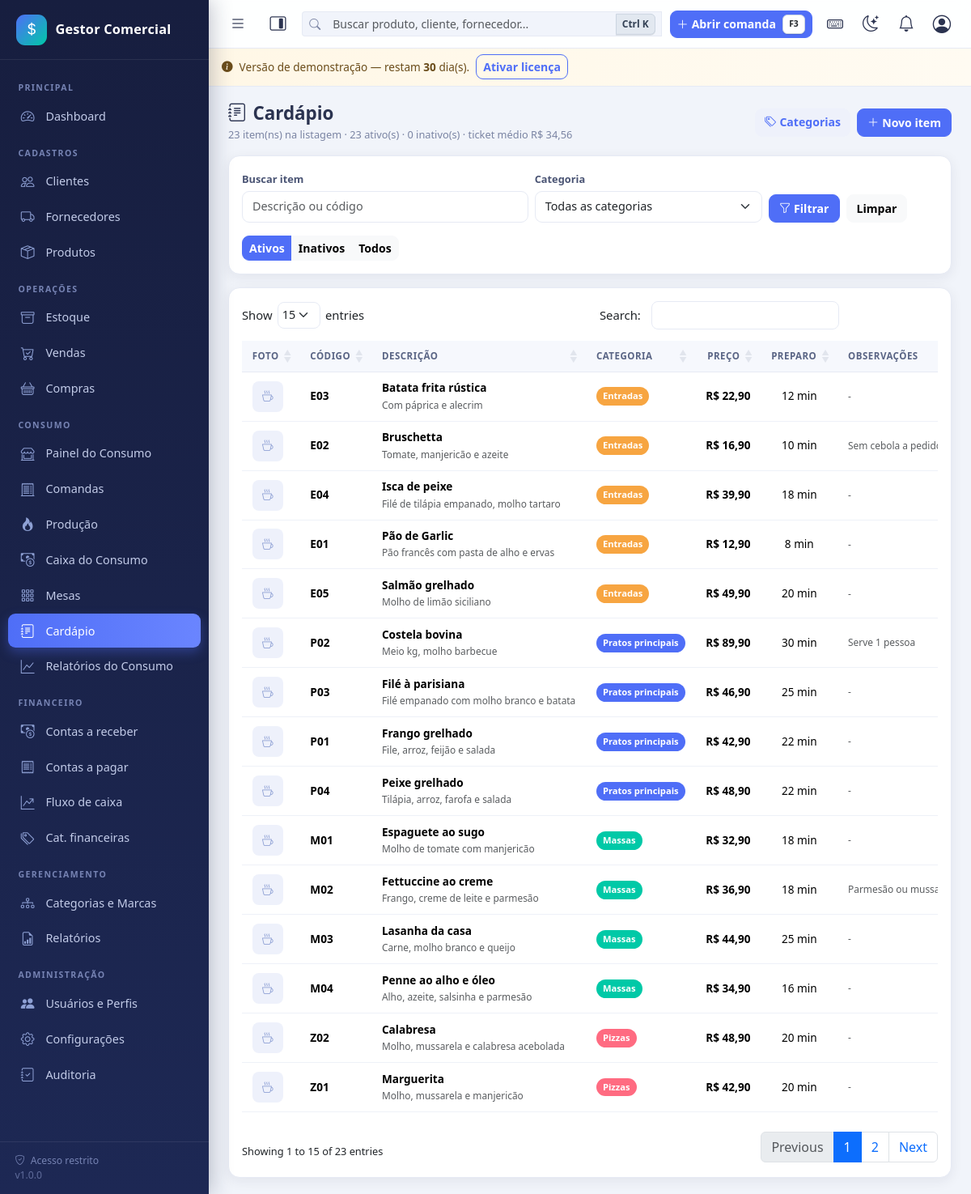
The page /consumo/cardapio/index.php (signed in) on the database its author committed.
### tables this page shows
CREATE TABLE IF NOT EXISTS `cardapio_itens` (
  `id` int(11) NOT NULL AUTO_INCREMENT,
  `categoria_id` int(11) DEFAULT NULL,
  `codigo` varchar(20) DEFAULT NULL,
  `descricao` varchar(150) NOT NULL,
  `descricao_complementar` varchar(255) DEFAULT NULL,
  `preco` decimal(15,2) NOT NULL DEFAULT 0.00,
  `tempo_preparo` smallint(5) unsigned DEFAULT NULL,
  `observacoes` varchar(255) DEFAULT NULL,
  `foto` varchar(255) DEFAULT NULL,
  `ativo` tinyint(1) NOT NULL DEFAULT 1,
  `criado_em` datetime NOT NULL DEFAULT current_timestamp(),
  `atualizado_em` datetime DEFAULT NULL,
  PRIMARY KEY (`id`),
  UNIQUE KEY `uk_ci_codigo` (`codigo`),
  KEY `ix_ci_categoria` (`categoria_id`),
  KEY `ix_ci_descricao` (`descricao`),
  KEY `ix_ci_ativo` (`ativo`),
  CONSTRAINT `fk_ci_cat` FOREIGN KEY (`categoria_id`)
    REFERENCES `cardapio_categorias` (`id`) ON DELETE SET NULL
);

CREATE TABLE IF NOT EXISTS `cardapio_categorias` (
  `id` int(11) NOT NULL AUTO_INCREMENT,
  `nome` varchar(60) NOT NULL,
  `cor` varchar(7) NOT NULL DEFAULT '#4f6ef7',
  `ordem` smallint(5) NOT NULL DEFAULT 0,
  `ativo` tinyint(1) NOT NULL DEFAULT 1,
  `criado_em` datetime NOT NULL DEFAULT current_timestamp(),
  PRIMARY KEY (`id`),
  UNIQUE KEY `uk_cc_nome` (`nome`),
  KEY `ix_cc_ativo` (`ativo`, `ordem`)
);

### includes/functions.php (called while the page is built, shortened)
<?php
function e($valor): string
{
    return htmlspecialchars((string)$valor, ENT_QUOTES, 'UTF-8');
}
function url(string $caminho = ''): string
{
    return BASE_URL . '/' . ltrim($caminho, '/');
}
function formatar_moeda($valor): string
{
    $casas = (int)obter_config('casas_decimais', '2');
    return obter_config('moeda_simbolo', 'R$') . ' ' . number_format((float)$valor, $casas, ',', '.');
}
function _config_cache($resetar = false)
{
    static $configs = null;
    if ($resetar) {
        $configs = null;
        return;
    }
    if ($configs === null) {
        $configs = [];
        try {
            foreach (db()->query('SELECT chave, valor FROM configs') as $linha) {
                $configs[$linha['chave']] = $linha['valor'];
            }
        } catch (Throwable $e) {
            erro_banco($e, 'obter_config');
        }
    }
    return $configs;
}
function obter_config(string $chave, $padrao = null)
{
    $configs = _config_cache();
    return array_key_exists($chave, $configs) && $configs[$chave] !== null && $configs[$chave] !== ''
        ? $configs[$chave]
        : $padrao;
}

### config/database.php (called while the page is built, shortened)
<?php
function db(): PDO
{
    static $pdo = null;
    if ($pdo === null) {
        $dsn = 'mysql:host=' . DB_HOST . ';dbname=' . DB_NAME . ';charset=' . DB_CHARSET;
        try {
            $pdo = new PDO($dsn, DB_USER, DB_PASS, [
                PDO::ATTR_ERRMODE            => PDO::ERRMODE_EXCEPTION,
                PDO::ATTR_DEFAULT_FETCH_MODE => PDO::FETCH_ASSOC,
                PDO::ATTR_EMULATE_PREPARES   => false,
            ]);
        } catch (PDOException $e) {
            error_log('[BANCO] Falha de conexão: ' . $e->getMessage());
            http_response_code(500);
            if (defined('DEV_MODE') && DEV_MODE) {
                exit('Falha na conexão com o banco de dados. Verifique se o MySQL/MariaDB está ativo e se os dados em config/config.php estão corretos.');
            }
            exit('Serviço temporariamente indisponível.');
        }
    }
    return $pdo;
}

### config/licenca.php (called while the page is built, shortened)
<?php
function licenca_bootstrap(): void
{
    $em = (string)obter_config('licenca_instalado_em', '');
}
function licenca_dias_restantes(): int
{
    $em = (string)obter_config('licenca_instalado_em', '');
    if ($em === '') {
        return LICENCA_DIAS_TRIAL;
    }
    $dt = DateTime::createFromFormat('Y-m-d H:i:s', $em);
    $dias = (int)$dt->diff(new DateTime('now'))->format('%r%a');
    return LICENCA_DIAS_TRIAL - $dias;
}
function licenca_status(): string
{
    $chave = (string)obter_config('licenca_chave', '');
    return licenca_dias_restantes() >= 0 ? 'trial' : 'expirada';
}
function licenca_ativa(): bool
{
    return licenca_status() === 'ativa';
}
function licenca_gate(): void
{
    if (licenca_ativa()) {
        return;
    }
}

### config/config.php (called while the page is built, shortened)
<?php
require_once BASE_PATH . '/config/database.php';
require_once BASE_PATH . '/includes/functions.php';
require_once BASE_PATH . '/config/auth.php';
require_once BASE_PATH . '/config/licenca.php';
try {
    licenca_bootstrap();
    licenca_gate();
} catch (Throwable $e) {
    erro_banco($e, 'licenca');
}

### config/auth.php (called while the page is built, shortened)
<?php
function usuario_atual(): ?array
{
    static $usuario = null;
    static $carregado = false;
    if ($carregado) {
        return $usuario;
    }
    $carregado = true;
    try {
        $stmt = db()->prepare('SELECT * FROM usuarios WHERE id = ? LIMIT 1');
        $stmt->execute([(int)$_SESSION['user_id']]);
        $linha = $stmt->fetch();
        $usuario = $linha;
    } catch (Throwable $e) {
        erro_banco($e, 'usuario_atual');
    }
    return $usuario;
}
function exigir_login(): void
{
    if (!usuario_atual()) {
        if (is_ajax()) {
            json_resposta(false, 'Sessão expirada. Faça login novamente.', null, 401);
        }
        flash('warning', 'Faça login para acessar o sistema.');
        redirecionar('login/index.php');
    }
}
function permissao_carregadas(): array
{
    $usuario = usuario_atual();
    $permitidas = [];
    try {
        $chaves = [];
        if ((int)$usuario['is_admin'] === 1) {
            $stmt = db()->query('SELECT chave FROM permissoes');
            foreach ($stmt->fetchAll() as $l) {
                $chaves[] = $l['chave'];
            }
            return $permitidas = array_flip($chaves);
        }
        $permitidas = array_flip(array_unique($chaves));
    } catch (Throwable $e) {
        erro_banco($e, 'permissao_carregadas');
    }
    return $permitidas;
}
function tem_permissao(string $chave): bool
{
    $usuario = usuario_atual();
    if ((int)$usuario['is_admin'] === 1) {
        return true;
    }
    return array_key_exists($chave, permissao_carregadas());
}

### consumo/cardapio/index.php (the view, shortened to what this page needs)
<?php
require_once __DIR__ . '/../../config/config.php';
exigir_login();
$pdo = db();
$statusFiltro = (string)($_GET['status'] ?? 'ativos');
$busca = trim((string)($_GET['busca'] ?? ''));
$sql = 'SELECT i.*, c.nome AS categoria_nome, c.cor AS categoria_cor
          FROM cardapio_itens i
          LEFT JOIN cardapio_categorias c ON c.id = i.categoria_id
         WHERE 1=1';
$params = [];
if ($statusFiltro === 'ativos') {
    $sql .= ' AND i.ativo = 1';
} elseif ($statusFiltro === 'inativos') {
    $sql .= ' AND i.ativo = 0';
}
$sql .= ' ORDER BY c.ordem, c.nome, i.descricao';
$stmt = $pdo->prepare($sql);
$stmt->execute($params);
$itens = $stmt->fetchAll();
$qtdAtivos = (int)$pdo->query('SELECT COUNT(*) FROM cardapio_itens WHERE ativo = 1')->fetchColumn();
$qtdInativos = (int)$pdo->query('SELECT COUNT(*) FROM cardapio_itens WHERE ativo = 0')->fetchColumn();
$valorMedio = (float)$pdo->query('SELECT COALESCE(AVG(preco), 0) FROM cardapio_itens WHERE ativo = 1')->fetchColumn();
include INC . 'header.php';
?>
<div class="page-header">
    <div>
        <h1><i class="bi bi-journal-text me-2"></i>Cardápio</h1>
        <span class="subtitulo">
            <?= count($itens) ?> item(ns) na listagem &middot;
            <?= $qtdAtivos ?> ativo(s) &middot;
            <?= $qtdInativos ?> inativo(s) &middot;
            ticket médio <?= formatar_moeda($valorMedio) ?>
        </span>
    </div>
    <div class="d-flex gap-2">
        <a href="<?= url('consumo/cardapio/categorias.php') ?>" class="btn btn-soft">
            <i class="bi bi-tags me-1"></i>Categorias
        </a>
        <?php if (tem_permissao('cardapio_editar')): ?>
        <a href="<?= url('consumo/cardapio/form.php') ?>" class="btn btn-primary">
            <i class="bi bi-plus-lg me-1"></i>Novo item
        </a>
        <?php endif; ?>
    </div>
</div>
<div class="card mb-3">
    <div class="card-body">
        <form method="get" class="row g-2 align-items-end">
            <div class="col-12 col-md-5">
                <label class="form-label" for="busca">Buscar item</label>
                <input type="text" class="form-control" id="busca" name="busca" value="<?= e($busca) ?>"
                       placeholder="Descrição ou código" maxlength="60">
            </div>
            <div class="col-12 col-md-4">
                <label class="form-label" for="categoria">Categoria</label>
                <select class="form-select" id="categoria" name="categoria">
                    <option value="">Todas as categorias</option>
                </select>
            </div>
            <div class="col-12 col-md-3 d-flex gap-2">
                <button type="submit" class="btn btn-primary"><i class="bi bi-funnel me-1"></i>Filtrar</button>
                <a href="<?= url('consumo/cardapio/index.php') ?>" class="btn btn-light">Limpar</a>
            </div>
        </form>
        <div class="btn-group btn-group-sm mt-3">
            <a href="<?= url('consumo/cardapio/index.php?status=ativos') ?>"
               class="btn <?= $statusFiltro === 'ativos' ? 'btn-primary' : 'btn-light' ?>">Ativos</a>
            <a href="<?= url('consumo/cardapio/index.php?status=inativos') ?>"
               class="btn <?= $statusFiltro === 'inativos' ? 'btn-primary' : 'btn-light' ?>">Inativos</a>
            <a href="<?= url('consumo/cardapio/index.php?status=todos') ?>"
               class="btn <?= $statusFiltro === 'todos' ? 'btn-primary' : 'btn-light' ?>">Todos</a>
        </div>
    </div>
</div>
<div class="card">
    <div class="card-body">
        <div class="table-responsive">
            <table class="table table-hover table-geral responsive nowrap" style="width:100%">
                <thead>
                    <tr>
                        <th>Foto</th>
                        <th>Código</th>
                        <th>Descrição</th>
                        <th>Categoria</th>
                        <th class="text-end">Preço</th>
                        <th class="text-center">Preparo</th>
                        <th>Observações</th>
                    </tr>
                </thead>
                <tbody>
                    <?php foreach ($itens as $i): ?>
                    <tr>
                        <td>
                            <?php if ($i['foto'] && file_exists(BASE_PATH . '/' . $i['foto'])): ?>
                            <img src="<?= url($i['foto']) ?>" width="38" height="38" class="rounded object-fit-cover" alt="">
                            <?php else: ?>
                            <span class="d-inline-grid" style="width:38px;height:38px;place-items:center;background:#eef1fb;border-radius:8px;color:#8ea0d4">
                                <i class="bi bi-cup-hot"></i>
                            </span>
                            <?php endif; ?>
                        </td>
                        <td class="fw-semibold"><?= e($i['codigo'] ?: '-') ?></td>
                        <td>
                            <div class="fw-semibold"><?= e($i['descricao']) ?></div>
                            <?php if ($i['descricao_complementar']): ?>
                            <small class="text-muted"><?= e($i['descricao_complementar']) ?></small>
                            <?php endif; ?>
                        </td>
                        <td>
                            <?php if ($i['categoria_nome']): ?>
                            <span class="categoria-tag" style="background:<?= e($i['categoria_cor'] ?: '#4f6ef7') ?>">
                                <?= e($i['categoria_nome']) ?>
                            </span>
                            <?php else: ?>
                            <span class="text-muted">-</span>
                            <?php endif; ?>
                        </td>
                        <td class="text-end fw-semibold" data-moeda-exibir><?= (float)$i['preco'] ?></td>
                        <td class="text-center">
                            <?= $i['tempo_preparo'] ? (int)$i['tempo_preparo'] . ' min' : '-' ?>
                        </td>
                        <td class="small text-muted"><?= e($i['observacoes'] ?: '-') ?></td>
                    </tr>
                    <?php endforeach; ?>
                </tbody>
            </table>
        </div>
    </div>
</div>
<?php include INC . 'footer.php'; ?>

### assets/css/app.css (style rules this page uses)
:root { --sidebar-w: 258px; --sidebar-bg: linear-gradient(180deg, #171e3f 0%, #1d2854 100%); --accent: #4f6ef7; --accent-2: #00c9a7; --danger-soft: #ff6b81; --bg: #f1f4fa; --card-bg: #ffffff; --card-radius: 14px; --shadow: 0 4px 16px rgba(23, 30, 63, .07); --shadow-lg: 0 10px 30px rgba(23, 30, 63, .12); --text: #2b3350; --muted: #7a84a3; --border: #e6eaf4; --topbar-bg: rgba(255, 255, 255, .92); }
* { box-sizing: border-box; }
html, body { height: 100%; }
body { font-family: "Segoe UI", system-ui, -apple-system, Roboto, Arial, sans-serif; background: var(--bg); color: var(--text); font-size: .925rem; overflow-x: hidden; }
a { text-decoration: none; }
.page-header { display: flex; flex-wrap: wrap; align-items: center; justify-content: space-between; gap: .6rem; margin-bottom: 1rem; }
.page-header h1 { font-size: 1.25rem; font-weight: 700; margin: 0; }
.page-header .subtitulo { color: var(--muted); font-size: .8rem; }
.card { border: 1px solid var(--border); border-radius: var(--card-radius); box-shadow: var(--shadow); background: #fff; }
.table-geral { width: 100% !important; font-size: .85rem; margin: 0 !important; }
.table-responsive { overflow-x: auto; -webkit-overflow-scrolling: touch; scrollbar-width: thin; }
.table-geral thead th { background: #f6f8fd; color: #5a6585; font-size: .72rem; text-transform: uppercase; letter-spacing: .5px; border-bottom: 1px solid var(--border); white-space: nowrap; padding: .65rem .8rem; }
.table-geral td { vertical-align: middle; padding: .6rem .8rem; border-color: #eef1f8; }
.form-label { font-size: .8rem; font-weight: 600; color: #4a5474; margin-bottom: .3rem; }
.form-control, .form-select { border-color: var(--border); border-radius: 9px; font-size: .9rem; padding: .48rem .75rem; }
.btn { border-radius: 9px; font-size: .88rem; font-weight: 600; }
.btn-primary { background: var(--accent); border-color: var(--accent); }
.btn-soft { background: #eef1fb; border: 0; color: var(--accent); }
@media (min-width: 992px) { .page-header h1 { font-size: 1.4rem; } }

### assets/css/consumo.css (style rules this page uses)
.categoria-tag { display: inline-flex; align-items: center; gap: .3rem; font-size: .7rem; font-weight: 600; padding: .18rem .5rem; border-radius: 20px; color: #fff; }

### rows shown on the page
cardapio_itens: codigo "E03", descricao "Batata frita rústica", descricao_complementar "Com páprica e alecrim", categoria.nome "Entradas", tempo_preparo "12", observacoes "-"
cardapio_itens: codigo "E02", descricao "Bruschetta", descricao_complementar "Tomate, manjericão e azeite", categoria.nome "Entradas", tempo_preparo "10", observacoes "Sem cebola a…"
cardapio_itens: codigo "E04", descricao "Isca de peixe", descricao_complementar "Filé de tilápia empanado, molho tartaro", categoria.nome "Entradas", tempo_preparo "18", observacoes "-"
cardapio_itens: codigo "E01", descricao "Pão de Garlic", descricao_complementar "Pão francês com pasta de alho e ervas", categoria.nome "Entradas", tempo_preparo "8", observacoes "-"
cardapio_itens: codigo "E05", descricao "Salmão grelhado", descricao_complementar "Molho de limão siciliano", categoria.nome "Entradas", tempo_preparo "20", observacoes "-"
cardapio_itens: codigo "P02", descricao "Costela bovina", descricao_complementar "Meio kg, molho barbecue", categoria.nome "Pratos principais", tempo_preparo "30", observacoes "Serve 1 pessoa"
cardapio_itens: codigo "P03", descricao "Filé à parisiana", descricao_complementar "Filé empanado com molho branco e batata", categoria.nome "Pratos principais", tempo_preparo "25", observacoes "-"
cardapio_itens: codigo "P01", descricao "Frango grelhado", descricao_complementar "File, arroz, feijão e salada", categoria.nome "Pratos principais", tempo_preparo "22", observacoes "-"
cardapio_itens: codigo "P04", descricao "Peixe grelhado", descricao_complementar "Tilápia, arroz, farofa e salada", categoria.nome "Pratos principais", tempo_preparo "22", observacoes "-"
cardapio_itens: codigo "M01", descricao "Espaguete ao sugo", descricao_complementar "Molho de tomate com manjericão", categoria.nome "Massas", tempo_preparo "18", observacoes "-"
cardapio_itens: codigo "M02", descricao "Fettuccine ao creme", descricao_complementar "Frango, creme de leite e parmesão", categoria.nome "Massas", tempo_preparo "18", observacoes "Parmesão ou…"
cardapio_itens: codigo "M03", descricao "Lasanha da casa", descricao_complementar "Carne, molho branco e queijo", categoria.nome "Massas", tempo_preparo "25", observacoes "-"
cardapio_itens: codigo "M04", descricao "Penne ao alho e óleo", descricao_complementar "Alho, azeite, salsinha e parmesão", categoria.nome "Massas", tempo_preparo "16", observacoes "-"
cardapio_itens: codigo "Z02", descricao "Calabresa", descricao_complementar "Molho, mussarela e calabresa acebolada", categoria.nome "Pizzas", tempo_preparo "20", observacoes "-"
cardapio_itens: codigo "Z01", descricao "Marguerita", descricao_complementar "Molho, mussarela e manjericão", categoria.nome "Pizzas", tempo_preparo "20", observacoes "-"

### other values the page prints
$nomeEmpresa "Gestor Comercial"
$rotulo "Clientes"
$rotulo "Fornecedores"
$rotulo "Produtos"
$rotulo "Estoque"
$rotulo "Vendas"
$rotulo "Compras"
rotulo_consumo() "CONSUMO"
$rotulo "Painel do Consumo Comandas Produção Caixa do Consumo Mesas Cardápio Relatórios do Consumo"
$rotulo "Contas a receber"
$rotulo "Contas a pagar"
$rotulo "Fluxo de caixa"
$rotulo "Cat. financeiras"
$rotulo "Usuários e Perfis"
licenca_dias_restantes() "30"
